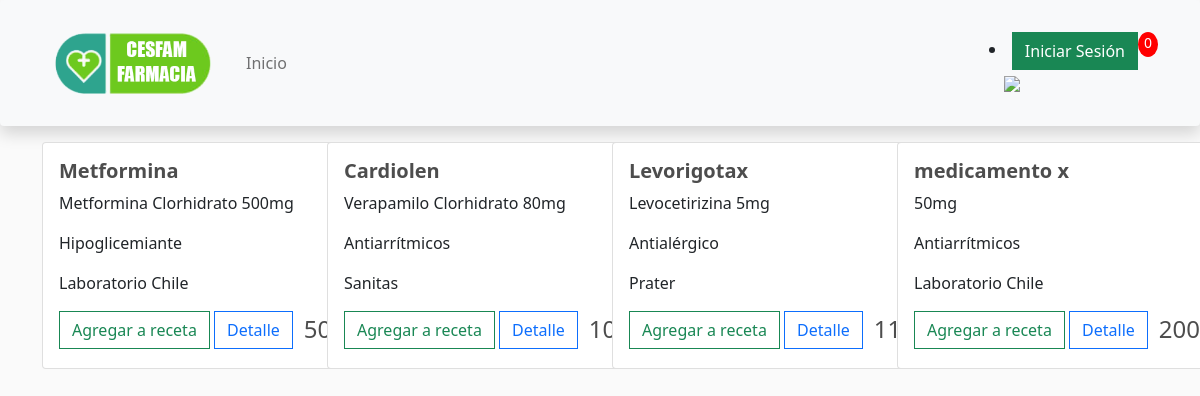
Page /receta/ on the committed database.
### reserva/models.py (models this page shows, shortened)
class Medicamento(models.Model): #esta tabla guarda la información relacionada al medicamento
    codigo = models.AutoField(primary_key=True, verbose_name="Código del Medicamento") #codigo asignado de acuerdo a control interno, es clave primaria
    nombreMed = models.CharField(max_length=25, verbose_name="Nombre del Medicamento") #es el nombre comercial del medicamento
    principio = models.CharField(max_length=40, verbose_name="Principio Activo") #el principio activo del medicamento
    categoria = models.ForeignKey(Categoria, on_delete=models.RESTRICT, default=0)
    laboratorio = models.ForeignKey(Laboratorio, on_delete=models.RESTRICT) #laboratorio que lo fabrica, se obtiene de la tabla Laboratorio
    formato = models.ForeignKey(Formato, on_delete=models.RESTRICT) #el formato de venta del medicamento, se obtiene de la tabla Formato
    stock = models.IntegerField(verbose_name="Stock del Medicamento") #la cantidad que hay en existencias del medicamento
    vencimiento = models.DateField(verbose_name="Fecha de Vencimiento") #la fecha de vencimiento indicada por el fabricante

class Categoria(models.Model):
    idCategoria = models.AutoField(primary_key=True, verbose_name="ID de la Categoría (uso interno)")
    nombreCat = models.CharField(max_length=40, verbose_name="Nombre de la Categoría")
    descripcion = models.CharField(max_length=200, verbose_name="Descripción de la Categoría")
    def __str__(self):
        return self.nombreCat

class Laboratorio(models.Model): #tabla que contiene los laboratorios fabricantes de medicamentos
    idLab = models.AutoField(primary_key=True, verbose_name="Id del laboratorio (uso interno)") #id del laboratorio, es un autoincremental clave primaria que se utiliza en la tabla medicamento
    nombreLab = models.CharField(max_length=25, verbose_name="Nombre del Laboratorio") #nombre del laboratorio, para detalle
    def __str__(self):
        return self.nombreLab

### reserva/views.py (the view)
# urls.py: path('receta/', receta, name="receta"),
def receta(request):
    meds = Medicamento.objects.all()
    context = {'meds':meds}
    return render(request, 'reserva/receta.html', context)

### reserva/context_processor.py (called while the page is built, shortened)
def guardar_receta(request):
    return{"ca"}

### reserva/templates/reserva/receta.html
{% extends 'reserva/base.html' %}
{% load static %}
{% block content %}
<body>
  <div class="d-flex container">
    <div class="row">
      {% for med in meds %}
        <div class="col-sm-3 mt-3">
          <div class="card" style="width: 20rem;">
            <div class="card-body">
              <h5 class="card-title "><strong>{{med.nombreMed}}</strong></h5>
              <p class="card-text">{{med.principio}}</p>
              <p class="card-text">{{med.categoria}}</p>
              <p class="card-text">{{med.laboratorio}}</p>
              <button type="button" class="btn btn-outline-success">Agregar a receta</button>
              <a href="#" type="button" class="btn btn-outline-primary">Detalle</a>
              <h4 class="pt-1" style="display: inline-block; float: right;">{{med.stock}}</h4>
            </div>
          </div>
        </div>
        {% endfor %}
    </div>
  </div>
</body>
{% endblock %}

### reserva/static/reserva/css/style.css (style rules this page uses)
body { background-color: hsl(0, 0%, 98%); }
h1,h2,h3,h4,h5,h6 { color:hsl(0, 0%, 30%); }
.btn { border-radius: 0; }

### rows in the picture
Medicamento: nombreMed "Metformina", principio "Metformina Clorhidrato 500mg", categoria "Hipoglicemiante", laboratorio "Laboratorio Chile", stock "502"
Medicamento: nombreMed "Cardiolen", principio "Verapamilo Clorhidrato 80mg", categoria "Antiarrítmicos", laboratorio "Sanitas", stock "107"
Medicamento: nombreMed "Levorigotax", principio "Levocetirizina 5mg", categoria "Antialérgico", laboratorio "Prater", stock "110"
Medicamento: nombreMed "medicamento x", principio "50mg", categoria "Antiarrítmicos", laboratorio "Laboratorio Chile", stock "200"
